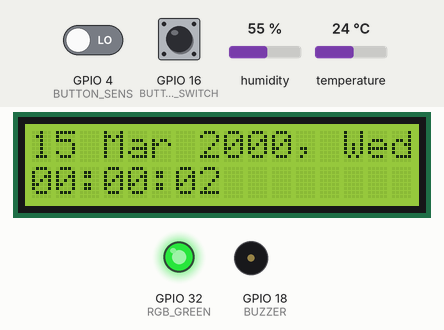
A sketch run on a simulated ESP32. On the bench: 16×2 character LCD, output pins drawn as LEDs (lit = HIGH), buzzer (waves = sounding, pin HIGH). The test bench sets the inputs (shaded band); at power-on: GPIO 4 (BUTTON_SENS) LOW, GPIO 16 (BUTTON_SWITCH) LOW, temperature 24 °C, humidity 55 %. The local clock reads 2024-03-15 10:24:30 at power-on unless the sketch sets it; what the sketch prints to the serial monitor is not drawn.

Above: at 2.2 s.
2.3 s: GPIO 4 (BUTTON_SENS) driven HIGH
At 3.0 s:
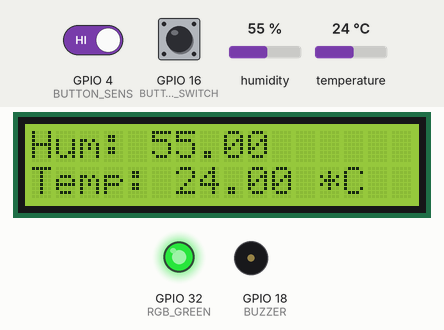
3.9 s: GPIO 16 (BUTTON_SWITCH) pulled HIGH for 3.2 s
At 7.6 s:
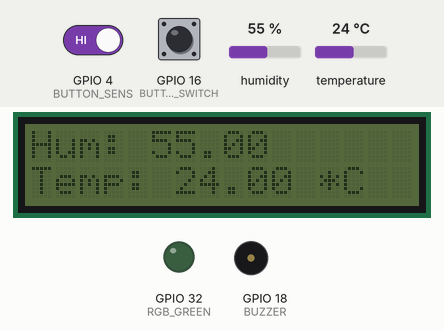
8.6 s: temperature set to 0 °C
At 10.9 s:
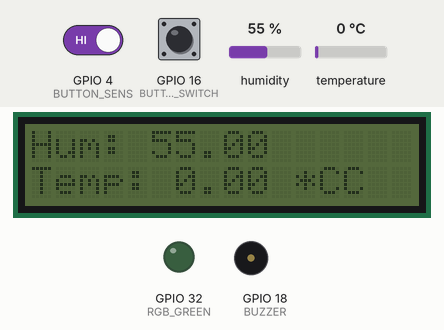
11.9 s: GPIO 16 (BUTTON_SWITCH) pulled HIGH for 3.2 s
At 15.5 s:
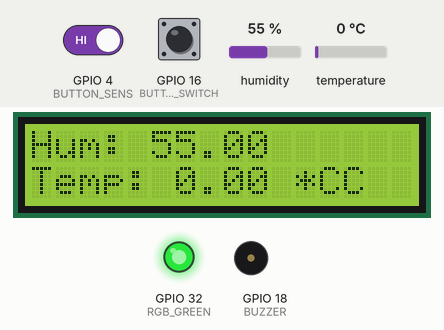
16.6 s: humidity set to 22 %
At 19.1 s:
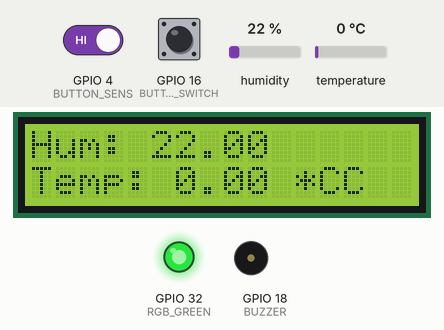
Timing chart, 0 to 20.6 s (numbered marks = the images above; inputs shaded):
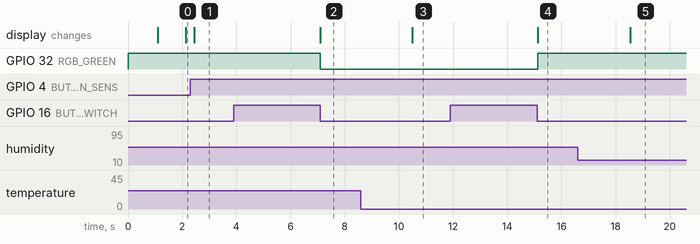

The sketch:

esp_clock.ino
```cpp
// Use only core 1 for demo purposes
#if CONFIG_FREERTOS_UNICORE
  static const BaseType_t app_cpu = 0;
#else
  static const BaseType_t app_cpu = 1;
#endif

// LIBRARIES
#include <LiquidCrystal_I2C.h>
#include <iarduino_RTC.h>
#include <DHT.h>
#include <WiFi.h>
#include <WebServer.h>
#include <WebSocketsServer.h>
#include <ArduinoJson.h>

// PINS
#define BUTTON_SWITCH 16
#define BUTTON_SENS 4
#define RGB_GREEN 32
#define BUZZER 18
#define DHT11_PIN 5
#define RST_PIN 27
#define CLK_PIN 25
#define DAT_PIN 26
#define DISABLE_TIME 2000

// TASKS
void buttonsTask(void *pvParameters);
void lcdClockTask(void *pvParameters);
void lcdSensorTask(void *pvParameters);
void listenSockets(void *pvParameters);
void checkTime(void *pvParameters);
void syncTime(void *pvParameters);

// OBJECTS DECLARATION
LiquidCrystal_I2C lcd(0x27, 16, 2);
DHT dht(DHT11_PIN, DHT11);
iarduino_RTC rtc(RTC_DS1302, RST_PIN, CLK_PIN, DAT_PIN);

// SEMAPHORES
SemaphoreHandle_t xBtnSemaphore;
SemaphoreHandle_t xAlarmTimeSemaphore;
SemaphoreHandle_t xTimeSyncSemaphore;

// TASK HANDLERS
TaskHandle_t ClockTaskHandle = NULL;
TaskHandle_t SensTaskHandle = NULL;

// TIMERS
TimerHandle_t syncTimer = NULL;

// TIMER'S CALLBACKS
void syncTimerCallback(TimerHandle_t xTimer) {  // Called when one of the timers expires
  Serial.println("Sync Timer expired");
}

// ALARM TIME PARAMS
uint32_t day = 0;
uint32_t hours = 0;
uint32_t minutes = 0;
uint32_t seconds = 0;

int tempDay;
int tempHours;
int tempMinutes;
int tempSeconds;

int syncYear;
int syncMonth;
int syncDay;
int syncHours;
int syncMinutes;
int syncSeconds;
int syncDayOfWeek;

// WEB-SERVER SETTINGS
const char* ssid = "esp32";
const char* password = "123456789";

// HTML & JS code
String website = "<!DOCTYPE html> <html> <head> <title>Alarm clock</title> </head> <body style='background-color: #100908;'> <span style='color: #e3f1f2;'> <h1>Alarm clock </h1> <form id='form'> day: <input type='number' name='day' id='days' size='5'><br><br> hours: <input type='number' name='hours' id='hours' size='5'><br><br> minutes: <input type='number' name='minutes' id='minutes' size='5'><br><br> seconds: <input type='number' name='seconds' id='seconds' size='5'><br><br> </form><br> <button onclick='button_set()'>Set alarm time</button><br><br> <p>Current time is: <span id='time'>-</span></p> <button onclick='syncTimeEsp()'>Sync time with alarm clock</button> <p>Current temperature is: <span id='temperature'>-</span></p> <p>Current humidity is: <span id='humidity'>-</span></p> </span> </body> <script> var Socket; function init() { Socket = new WebSocket('ws://' + window.location.hostname + ':81/'); Socket.onmessage = function (event) { processCommand(event); }; } function button_set() { var dayValue = document.getElementById('days').value; var hoursValue = document.getElementById('hours').value; var minutesValue = document.getElementById('minutes').value; var secondsValue = document.getElementById('seconds').value; var msg = { days: '', hours: '', minutes: '', seconds: '' }; msg.days = dayValue; msg.hours = hoursValue; msg.minutes = minutesValue; msg.seconds = secondsValue; Socket.send(JSON.stringify(msg)); } function processCommand(event) { var obj = JSON.parse(event.data); document.getElementById('temperature').innerHTML = obj.temperature; document.getElementById('humidity').innerHTML = obj.humidity; console.log(obj.temperature); console.log(obj.humidity); } function syncTimeEsp() { now = new Date(); y = now.getFullYear(); m = now.getMonth() + 1; d = now.getDate(); h = now.getHours(); min = now.getMinutes(); s = now.getSeconds(); dw = now.getDay(); msg = { year: '', month: '', day: '', hour: '', minutes: '', seconds: '', dayOfWeek: '' }; msg.year = y; msg.month = m; msg.day = d; msg.hour = h; msg.minutes = min; msg.seconds = s; msg.dayOfWeek = dw; Socket.send(JSON.stringify(msg)); } function outputTime() { now = new Date(); d = now.getDate(); m = now.getMonth() + 1; y = now.getFullYear(); h = now.getHours(); min = now.getMinutes(); s = now.getSeconds(); if (d <= 9 && m > 9) { document.getElementById('time').innerHTML = '0' + d + '.' + m + '.' + y + ' | ' + h + ':' + min + ':' + s; } else if (d <= 9 && m <= 9) { document.getElementById('time').innerHTML = '0' + d + '.' + '0' + m + '.' + y + ' | ' + h + ':' + min + ':' + s; } else { document.getElementById('time').innerHTML = d + '.' + m + '.' + y + ' | ' + h + ':' + min + ':' + s; } setTimeout(outputTime, 1000); } outputTime(); window.onload = function (event) { init(); } window.onload = function (event) { syncTimeEsp(); } </script> </html>";

int interval = 1000; // Interval for recording data from sensors
unsigned long previousMillis = 0;

// Port 80 for Web-server, 81 for Web-socket
WebServer server(80);
WebSocketsServer webSocket = WebSocketsServer(81);

// Button interrupt
void IRAM_ATTR ISR_btn()
{
  xSemaphoreGiveFromISR(xBtnSemaphore, NULL);
}

// Task for handle button clicks
void buttonsTask(void *pvParameter)
{
  bool isISR = true;
  bool isSleep = false;
  bool stateEditBtn = false, stateSwitchBtn = false;
  bool switchBtnFlag = false;
  uint32_t ms_btn = 0;

  pinMode(BUTTON_SWITCH, INPUT);
  pinMode(BUTTON_SENS, INPUT);

  xBtnSemaphore = xSemaphoreCreateBinary();

  xSemaphoreTake(xBtnSemaphore, 100);

  attachInterrupt(BUTTON_SWITCH, ISR_btn, RISING);
  attachInterrupt(BUTTON_SENS, ISR_btn, RISING);

  while(true)
  {
    if(isISR)
    {
      xSemaphoreTake(xBtnSemaphore, portMAX_DELAY);

      detachInterrupt(BUTTON_SWITCH);
      detachInterrupt(BUTTON_SENS);
      isISR = false;
    }
    else {
      bool state2 = digitalRead(BUTTON_SWITCH);
      bool state3 = digitalRead(BUTTON_SENS);

      if(state2 != stateEditBtn)
      {
        stateEditBtn = state2;
        if(state2 == HIGH)
        {
          ms_btn = millis();
          Serial.println("Enabled state button pressed");
        }
        else
        {
          Serial.println("Enabled state button released");
          uint32_t ms_duration = millis() - ms_btn;
          Serial.println(ms_duration);

          if(ms_duration > DISABLE_TIME && !isSleep)
          {
            analogWrite(RGB_GREEN, 0);
            lcd.noBacklight();
            Serial.println("Alarm clock off");
            isSleep = !isSleep;
          }
          else if(ms_duration > DISABLE_TIME && isSleep)
          {
            analogWrite(RGB_GREEN, 255);
            lcd.backlight();
            Serial.println("Alarm clock on");
            isSleep = !isSleep;
          }
        }
      }
      if(state3 != stateSwitchBtn)
      {
        stateSwitchBtn = state3;
        if(state3 == HIGH && switchBtnFlag == false)
        {
          Serial.println("Switch button pressed");
          switchBtnFlag = true;

          vTaskSuspend(ClockTaskHandle);
          vTaskDelay(100);
          Serial.println("Sensor mode");
          vTaskResume(SensTaskHandle);
        }
        else if(state3 == HIGH && switchBtnFlag == true)
        {
          switchBtnFlag = false;
          vTaskSuspend(SensTaskHandle);
          vTaskDelay(100);
          Serial.println("Clock mode");
          vTaskResume(ClockTaskHandle);
          Serial.println("Switch button released");
        }
      }
      if(state2 == LOW && state3 == LOW)
      {
        attachInterrupt(BUTTON_SWITCH, ISR_btn, RISING);
        attachInterrupt(BUTTON_SENS, ISR_btn, RISING);

        isISR = true;
      }
      vTaskDelay(100);
    }
  }
}

// Task for listen sockets
void listenSockets(void *pvParameters)
{
  while(true)
  {
    server.handleClient();
    webSocket.loop();

    unsigned long now = millis();
    if ((unsigned long)(now - previousMillis) >= interval) {

      String jsonString = "";
      StaticJsonDocument<200> doc;
      JsonObject object = doc.to<JsonObject>();
      float t = dht.readTemperature();
      float h = dht.readHumidity();
      object["temperature"] = t;
      object["humidity"] = h;
      serializeJson(doc, jsonString);

      webSocket.broadcastTXT(jsonString);

      previousMillis = now;
    }
    vTaskDelay(100);
  }
}

// Task to validate incoming alarm data from the client and assign it to global variables for verification by the buzzer
void checkTime(void *pvParameters)
{
  while(true)
  {
    if (xSemaphoreTake(xAlarmTimeSemaphore, portMAX_DELAY))
    {
      if (tempDay <= 31 && tempDay >= 1 && tempHours <= 24 && tempHours >= 0 && tempMinutes <= 60 && tempMinutes >= 0 && tempSeconds <= 60 && tempSeconds >= 0)
      {
        day = tempDay;
        hours = tempHours;
        minutes = tempMinutes;
        seconds = tempSeconds;

        Serial.println("Validation was successful.");
        Serial.println("");
        Serial.println("The alarm will ring in:");
        Serial.println("Day: " + String(day));
        Serial.println("Hours: " + String(hours));
        Serial.println("Minutes: " + String(minutes));
        Serial.println("Seconds: " + String(seconds));
      }
      else
      {
        Serial.println("Incorrect input, try again.");
      }
    }
    vTaskDelay(100);
  }
}

// Task for synchronize time with rtc
void syncTime(void *pvParameters)
{
  while(true)
  {
    if (xSemaphoreTake(xTimeSyncSemaphore, portMAX_DELAY))
    {
      rtc.settime(syncSeconds, syncMinutes, syncHours, syncDay, syncMonth, syncYear, syncDayOfWeek);
      Serial.println("Sync time data processed.");
    }
    vTaskDelay(100);
  }
}

// Task for checking buzzer time
void buzzerTask(void *pvParameters)
{
  while(true)
  {
    if (hours == rtc.Hours && minutes == rtc.minutes  && seconds == rtc.seconds)
    {
      tone(BUZZER, 1000, 1000);
      Serial.println("ALARM! WAKE UP!");
      lcd.clear();
    }
    vTaskDelay(1000);
  }
}

// Task of displaying the current time
void lcdClockTask(void *pvParameters)
{
  while(true)
  {
    lcd.setCursor(0,0);
    lcd.print(rtc.gettime("d M Y, D"));
    lcd.setCursor(0,1);
    lcd.print(rtc.gettime("H:i:s        "));
    vTaskDelay(1000);
  }
}

// Task of displaying the current sensors
void lcdSensorTask(void *pvParameters)
{
  while(true)
  {
    float h = dht.readHumidity();
    float t = dht.readTemperature();
    if (isnan(h) || isnan(t)) {
      Serial.println("Ошибка считывания параметров с датчика");
      return;
    }
    lcd.setCursor(0,0);
    lcd.print("Hum: " + String(h) + String("       "));
    lcd.setCursor(0,1);
    lcd.print("Temp: " + String(t) + " *C");
    vTaskDelay(4000);
  }
}

// Event that is executed when Socket.send()
void webSocketEvent(byte num, WStype_t type, uint8_t * payload, size_t length)
{
  switch (type) {
    case WStype_DISCONNECTED:
      Serial.println("Client " + String(num) + " disconnected");
      break;
    case WStype_CONNECTED:
      Serial.println("Client " + String(num) + " connected");

      break;
    case WStype_TEXT:
      StaticJsonDocument<200> doc;
      DeserializationError error = deserializeJson(doc, payload);
      if (error) {
        Serial.print(F("deserializeJson() failed: "));
        Serial.println(error.f_str());
        return;
      }
      else {
        JsonObject object = doc.as<JsonObject>();
        if (object.size() == 4)
        {
          tempDay = doc["days"];
          tempHours = doc["hours"];
          tempMinutes = doc["minutes"];
          tempSeconds = doc["seconds"];
          Serial.println("Received alarm params from client №" + String(num));
          xSemaphoreGive(xAlarmTimeSemaphore);
        }
        else if (object.size() == 7)
        {
          syncYear = doc["year"];
          syncMonth = doc["month"];
          syncDay = doc["day"];
          syncHours = doc["hour"];
          syncMinutes = doc["minutes"];
          syncSeconds = doc["seconds"];
          syncDayOfWeek = doc["dayOfWeek"];
          Serial.println("Received time sync params.");
          xSemaphoreGive(xTimeSyncSemaphore);
        }
      }
    Serial.println("");
      break;
  }
}

// Initialization function
void setup()
{
  Serial.begin(115200); // Initiates a serial connection and sets the data transfer rate in bits/s (baud)

  // Sets Web-server to access point mode
  Serial.print("Setting up Access Point ... ");

  Serial.print("Starting Access Point ... ");
  Serial.println(WiFi.softAP(ssid, password) ? "Ready" : "Failed!");

  Serial.print("IP address = ");
  Serial.println(WiFi.softAPIP());

  server.on("/", []() {
    server.send(200, "text/html", website); // Send html code
  });

  server.begin();

  webSocket.begin();
  webSocket.onEvent(webSocketEvent);

  xAlarmTimeSemaphore = xSemaphoreCreateBinary();
  xTimeSyncSemaphore = xSemaphoreCreateBinary();

  pinMode(RGB_GREEN, OUTPUT);
  pinMode(BUZZER, OUTPUT);

  analogWrite(RGB_GREEN, 255);

  lcd.init();                         // Initiating the LCD1602 module
  lcd.backlight();                    // Turn on the backlight

  rtc.begin();                        // Initiating the RTC module
  rtc.settime(0, 0, 0, 0, 0, 0, 0);   // Setting the time: seconds, minutes, hours, month, day, year, day of week

  dht.begin();                        // Initiating the DHT11 module

  Serial.print("Setting AP (Access Point)…");

  WiFi.mode(WIFI_AP);
  WiFi.softAP(ssid, password);
  Serial.print("[+] AP Created with IP Gateway ");
  Serial.println(WiFi.softAPIP());

  IPAddress IP = WiFi.softAPIP();
  Serial.print("AP IP address: ");
  Serial.println(IP);
  server.begin();

  syncTimer = xTimerCreate(                // Timer initializing
              "Sync-reload timer",         // Name of timer
              1000 / portTICK_PERIOD_MS,   // Period of timer (in ticks)
              pdTRUE,                      // Auto-reload
              (void *)1,                   // Timer ID
              syncTimerCallback);          // Callback function

  if (syncTimer == NULL) {                                 // Check to make sure timers were created
    Serial.println("Could not create one of the timers");
  }
  else {
    vTaskDelay(1000 / portTICK_PERIOD_MS);                 // Wait and then print out a message
    Serial.println("Starting timer...");

    xTimerStart(syncTimer, portMAX_DELAY);                 // Start timer (max block time if command queue if full)
  }

  xTaskCreate(            // xTaskCreate() in vanilla FreeRTOS, one more parameter if we would use xTaskCreatePinnedToCore()
      listenSockets,      // Function to be called
      "WI-FI",            // Name of task
      8000,               // Stack size (bytes in ESP32, words in FreeRTOS)
      NULL,               // Parameter to pass to function
      3,                  // Task priority (0 to configMAX_PRIORITIES - 1)
      NULL);              // Task handle

  xTaskCreate(buzzerTask, "Buzzer", 8000, NULL, 1, NULL);
  xTaskCreate(checkTime, "AlarmTime", 4000, NULL, 2, NULL);
  xTaskCreate(syncTime, "SyncTime", 4000, NULL, 2, NULL);
  xTaskCreate(buttonsTask, "BUTTONS", 8192, NULL, 2, NULL);
  xTaskCreate(lcdClockTask, "LCD_CLOCK", 4096, NULL, 2, &ClockTaskHandle);
  xTaskCreate(lcdSensorTask, "LCD_SENSOR", 5096, NULL, 2, &SensTaskHandle);
  vTaskSuspend(SensTaskHandle);
}

// Super-cycle function (not used)
void loop() {

}
```

Measured:
- after the input at 2.3 s, the display: changes after 0.14 s (image 1)
- after the input at 3.9 s, GPIO 32 (RGB_GREEN): HIGH → LOW after 3.2 s; the display: changes after 3.2 s (image 2)
- after the input at 8.6 s, the display: changes after 1.9 s (image 3)
- after the input at 11.9 s, GPIO 32 (RGB_GREEN): LOW → HIGH after 3.2 s; the display: changes after 3.2 s (image 4)
- after the input at 16.6 s, the display: changes after 1.9 s (image 5)
